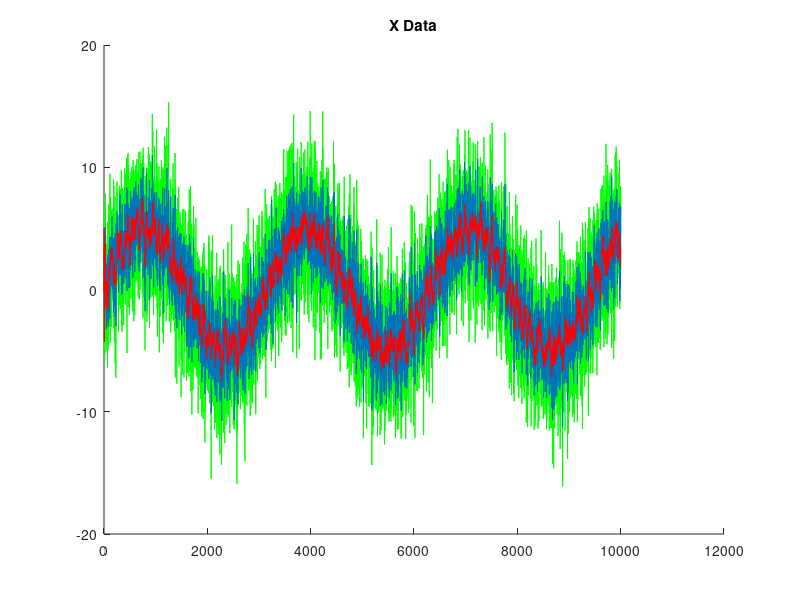
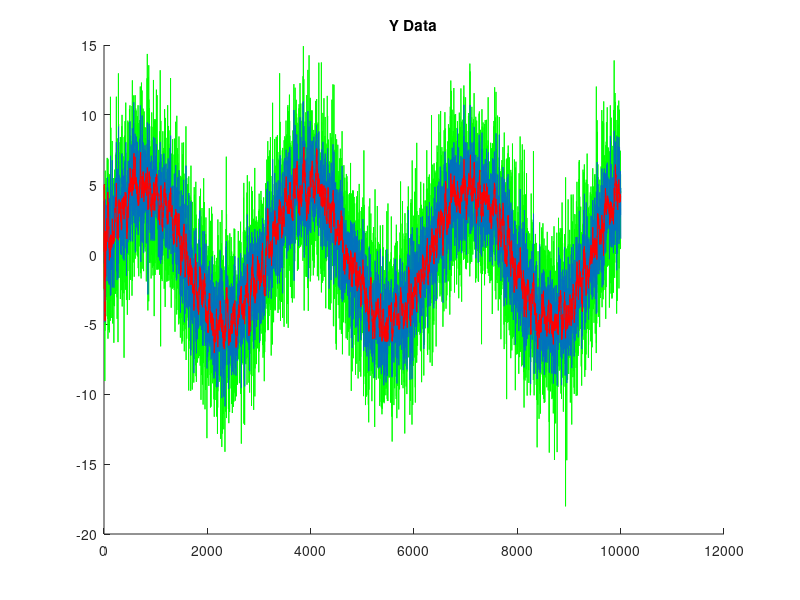
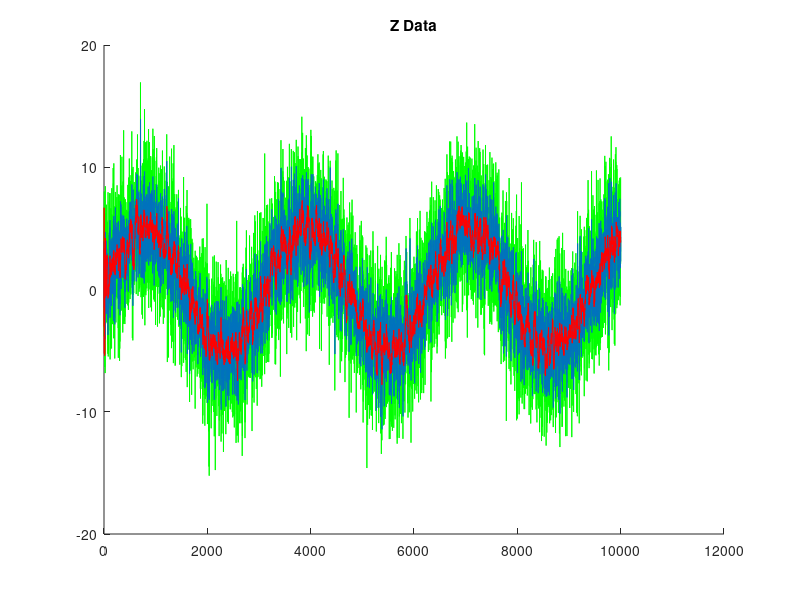

Write MATLAB code to recreate these figures, in order.
% generate simulated gt and noisy data

est_state = [0, 0, 0, 0, 0, 0, 0, 0, 0]';
dt = 1;

F = [1, dt, .5*dt^2, 0, 0, 0, 0, 0, 0; 
     0, 1, dt, 0, 0, 0, 0, 0, 0; 
     0, 0, 1, 0, 0, 0, 0, 0, 0;
     0, 0, 0, 1, dt, .5*dt^2, 0, 0, 0;
     0, 0, 0, 0, 1, dt, 0, 0, 0; 
     0, 0, 0, 0, 0, 1, 0, 0, 0;
     0, 0, 0, 0, 0, 0, 1, dt, .5*dt^2;
     0, 0, 0, 0, 0, 0, 0, 1, dt; 
     0, 0, 0, 0, 0, 0, 0, 0, 1]; %process
 
H = [1, 0, 0, 0, 0, 0, 0, 0, 0; 
     0, 0, 0, 1, 0, 0, 0, 0, 0; 
     0, 0, 0, 0, 0, 0, 1, 0, 0];%measurement matrix
 
P = 10000*eye(9); %state cov
Q = .00001*eye(9); %process cov noise
R = 1000*eye(3); %meas cov

space_data = [5*sin(linspace(0, 20, 10000)); 
               5*sin(linspace(0, 20, 10000)); 
               5*sin(linspace(0, 20, 10000))];
           
measurement_noise = mvnrnd([0, 0, 0], 10*eye(3) , length(space_data))';

noisy_data = space_data + measurement_noise;
% for t = 1:length(noisy_data)
%     if mod(t, 10
% end

filtered_state = zeros(size(noisy_data));
for t = 1:length(noisy_data)
    x_p = F * est_state;
    P = F*P*F' + Q;
    
    S = H*P*H' + R;
    K = P*H'*inv(S);
    y = noisy_data(:,t) - H*x_p;
    x_p = x_p + K*y;
    P = P - K*H*P;
    est_state = x_p;
    filtered_state(:,t) = est_state([1, 4, 7]);
    
end

z = conv2(noisy_data, [.25, .5, .25])
figure();


hold on;
plot(space_data(1, :), 'blue');
plot(noisy_data(1,:), 'green');
plot(z(1,:));
plot(filtered_state(1,:), 'red');
title("X Data");

figure()
hold on;
plot(space_data(2, :), 'blue');
plot(noisy_data(2,:), 'green');
plot(z(2,:));
plot(filtered_state(2,:), 'red');
title("Y Data");

figure()
hold on;
plot(space_data(3, :), 'blue');
plot(noisy_data(3,:), 'green');
plot(z(3,:));
plot(filtered_state(3,:), 'red');
title("Z Data");

